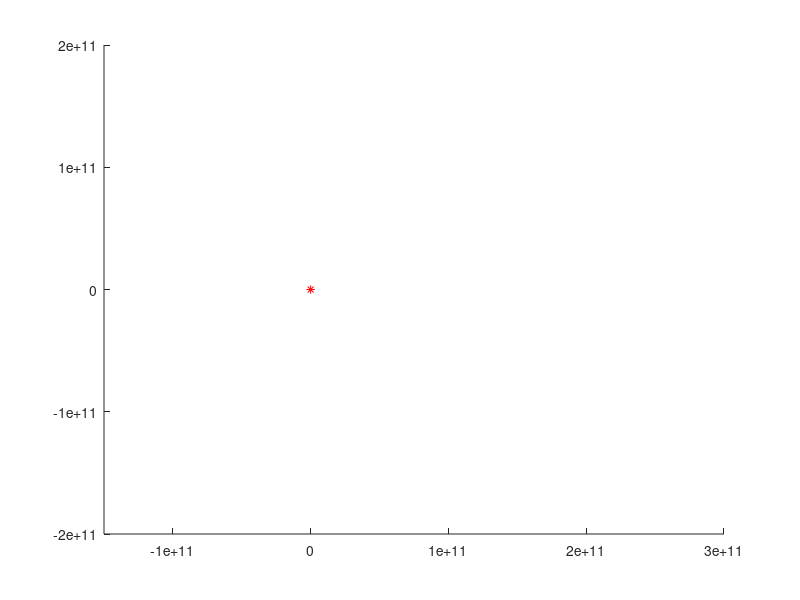

This chart was generated by the following MATLAB code: (Note: this script raises an error after producing the figure.)
G = 6.6743 * 10^(-11); % gravitational forvce
M = 1.98892 * 10^30;
T_s = 5778;
r_s = 6.955 * 10^8;
tmax = 365.25 * 24 * 60 * 60;
res = 1.496 * 10^11;
size_d = res/4.2;
colockmax = 1000;
dt = tmax/colockmax*10;
sr = 1;
x = res;
y = 0;
u = 0;
v = sr * sqrt(G*M/res);

figure()
hold on
plot(0,0,'r*')
axis([-1.5e+11 3e+11 -2e+11 2e+11])
plots = gobjects(3, 1);
savex = zeros(1000,5);
savey = zeros(1000,5);
counter = 1;

for c = 0:size_d:res-2*size_d
    b = (res) - c;
    a = 2 * res - b;
    x = a;
    y = 0;
    u = 0;
    v = sqrt((b/a)*(2*G*M/(a+b)));
    
    % create a new plot object for this orbit
    plots(counter) = plot(x, y, '.');
    
    for clock = 1:colockmax
        t = clock * dt;
        r = sqrt(x^2+y^2);
        T_e = T_s * sqrt(r_s/2 * r);
        u = u - dt * G * M * x / r^3;
        v = v - dt * G * M * y / r^3;
        x = x + dt * u;
        y = y + dt * v;
        savex(clock, counter) = x;
        savey(clock, counter) = y;
    end
    counter = counter + 1;
   
end


for clock = 1:colockmax

    counter = 1;
    for c = 0:size_d:res-2*size_d
        
        % update the position of the Earth in the current orbit
        set(plots(counter), 'XData', savex(clock,counter), 'YData', savey(clock,counter));
        counter = counter + 1;
        drawnow % update the figure
    end
    
end

hold off